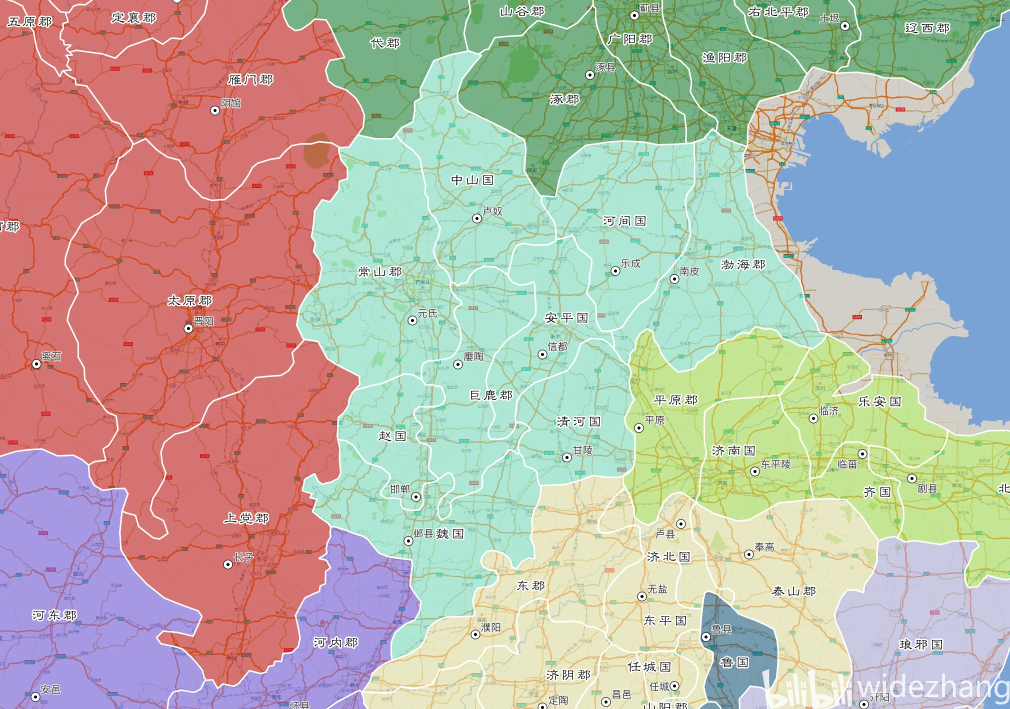
#> input picture docs/ref_imgs/冀州.png, 2020 x 1418 px (shown at 1/2 size)
$ python step1_erase_text_jizhou_v7b.py   (older library calls are emulated)
#> lines starting #> are read from the running program, lines starting #| are printed output that depends on the picture; after the words box and inside, x2 and y2 are one past the last pixel; in counts of white or black regions, pixels touching at a corner belong together
#!/usr/bin/env python3
"""
v7b 白线追踪 — 距离变换带宽法解决白线断裂问题

算法流程：
1. 青色掩膜（仅用于侧判定）
2. 检测白色线条（梯度过滤排除平坦背景）
3. 侧判定：8邻域一侧青色一侧非青色 → 真边界像素
4. ★ 距离变换带宽 ★：以所有真边界像素为种子，生成D像素宽的连续带
   （自动桥接≤2D像素的缺口，不依赖连通性）
5. 取带的外轮廓 = 冀州多边形
6. 轻量坐标平滑
"""

import cv2, numpy as np, json, os, sys

def imread_safe(path):
#> called with path = '汉末十三州地图范例/冀州.png'
    return cv2.imdecode(np.fromfile(path, dtype=np.uint8), cv2.IMREAD_COLOR)
#> returned value is the input picture: shape (1418, 2020, 3); mean B, G, R 166.9, 178.3, 183.7

def imwrite_safe(path, img):
    ext = os.path.splitext(path)[1]
    result, buf = cv2.imencode(ext, img)
    if result:
        buf.tofile(path)

HERE = os.path.dirname(os.path.abspath(__file__))
SRC  = os.path.join(HERE, '汉末十三州地图范例', '冀州.png')
OUTDIR = os.path.join(HERE, 'jizhou_step1_v7b')
os.makedirs(OUTDIR, exist_ok=True)

img = imread_safe(SRC)
if img is None:
    print(f'ERROR: cannot read {SRC}'); sys.exit(1)
H, W = img.shape[:2]
print(f'Image: {W}x{H}')
#| Image: 2020x1418

b, g, r = img[:,:,0].astype(int), img[:,:,1].astype(int), img[:,:,2].astype(int)

# ============================================================
# Phase 1: 青色掩膜（侧判定参考）
# ============================================================
cyan_raw = (g > r + 35) & (g > b + 10) & (g >= 175) & (g <= 245)
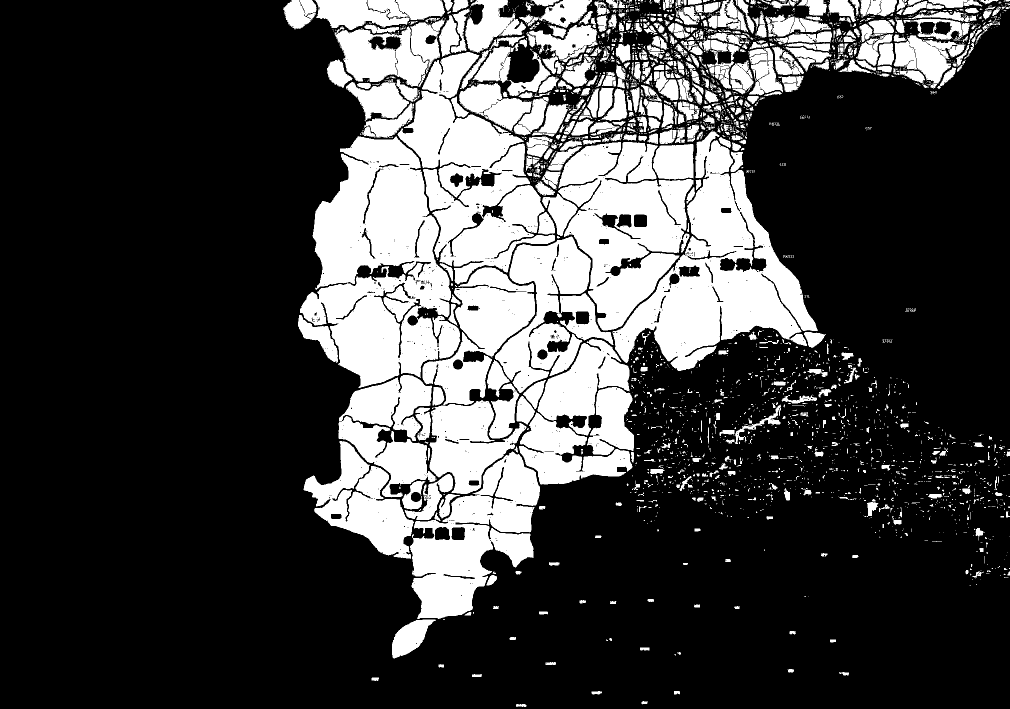
#> cyan_raw: shape (1418, 2020) bool (shown at 1/2 size); 26.2% white; 2938 white regions (2243 under 20 px), largest, box (x1, y1, x2, y2) and area: (600, 272, 921, 776) 96101, (1225, 263, 1636, 742) 75223, (795, 104, 1110, 569) 63282
cyan_mask = (cyan_raw &
             ~((r > g + 15) & (r > b) & (r > 100)) |           # 并州
              ((np.abs(r-g) < 30) & (g > b + 10) & (g >= 200)) | # 司隶
              ((r < g - 20) & (b < g) & (g > 120) & (r < 150))| # 幽州
              ((g > r + 10) & (g > b) & (b < 180))               # 青州
            ).astype(np.uint8) * 255
#> cyan_mask: shape (1418, 2020); 46.9% white; 1058 white regions (895 under 20 px), largest, box (x1, y1, x2, y2) and area: (566, 0, 2020, 1418) 1140801, (596, 272, 921, 776) 105517, (676, 534, 1070, 1037) 81164
# Fix logic: cyan_raw AND NOT (any neighbor)
bingzhou  = (r > g + 15) & (r > b) & (r > 100)
#> bingzhou: shape (1418, 2020) bool; 27.2% white; 825 white regions (649 under 20 px), largest, box (x1, y1, x2, y2) and area: (131, 279, 694, 1077) 237299, (241, 680, 718, 1375) 180451, (0, 0, 265, 928) 148714
sili      = (np.abs(r - g) < 30) & (g > b + 10) & (g >= 200)
#> sili: shape (1418, 2020) bool; 11.8% white; 3947 white regions (3690 under 20 px), largest, box (x1, y1, x2, y2) and area: (725, 652, 2020, 1418) 305367, (1828, 947, 1904, 993) 938, (1892, 985, 1992, 1067) 937
youzhou   = (r < g - 20) & (b < g) & (g > 120) & (r < 150)
#> youzhou: shape (1418, 2020) bool; 10.4% white; 2329 white regions (1977 under 20 px), largest, box (x1, y1, x2, y2) and area: (917, 21, 1371, 392) 78724, (566, 0, 939, 276) 54185, (1326, 0, 1611, 290) 41915
qingzhou  = (g > r + 10) & (g > b) & (b < 180)
#> qingzhou: shape (1418, 2020) bool; 19.3% white; 1782 white regions (1505 under 20 px), largest, box (x1, y1, x2, y2) and area: (916, 20, 1371, 392) 80205, (566, 0, 940, 276) 54583, (1247, 655, 1614, 994) 44629
cyan_mask = (cyan_raw & ~(bingzhou|sili|youzhou|qingzhou)).astype(np.uint8)*255
#> cyan_mask: shape (1418, 2020); 17.2% white; 1057 white regions (805 under 20 px), largest, box (x1, y1, x2, y2) and area: (1225, 340, 1604, 725) 47200, (625, 317, 763, 573) 18654, (730, 331, 859, 532) 17724
print(f'Cyan mask: {(cyan_mask>0).sum():,} px')
#| Cyan mask: 492,445 px

# ============================================================
# Phase 2: 白色线检测（梯度过滤）
# ============================================================
lo_w = (r > 210) & (g > 210) & (b > 210)
#> lo_w: shape (1418, 2020) bool; 4.6% white; 661 white regions (392 under 20 px), largest, box (x1, y1, x2, y2) and area: (0, 0, 2020, 1418) 73944, (1616, 1339, 1667, 1418) 1545, (1715, 1362, 1780, 1405) 1059
hi_w = (r > 185) & (g > 185) & (b > 185) & \
       (np.abs(r-g)<20) & (np.abs(g-b)<20) & (np.abs(r-b)<20)
#> hi_w: shape (1418, 2020) bool; 7% white; 1800 white regions (1359 under 20 px), largest, box (x1, y1, x2, y2) and area: (0, 0, 1722, 1418) 56158, (1603, 509, 1867, 662) 17986, (1781, 563, 1937, 748) 11869
white_any = lo_w | hi_w

gray = cv2.cvtColor(img, cv2.COLOR_BGR2GRAY)
gx = cv2.Sobel(gray, cv2.CV_64F, 1, 0, ksize=3)
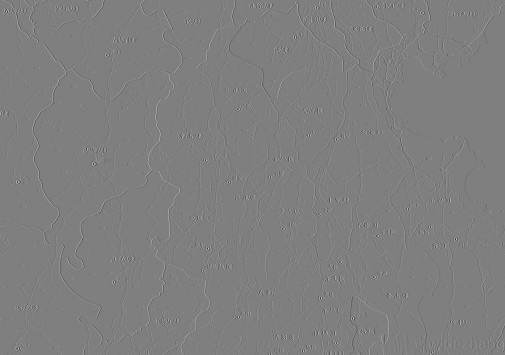
#> gx: shape (1418, 2020) float64 (shown at 1/4 size); min -1020, max 1020, mean 0.1; drawn with min black and max white
gy = cv2.Sobel(gray, cv2.CV_64F, 0, 1, ksize=3)
gmag = np.sqrt(gx**2 + gy**2)
white_line = white_any & (gmag > 12)
#> white_line: shape (1418, 2020) bool; 4.9% white in thin lines or dots
print(f'White line pixels: {white_line.sum():,}')
#| White line pixels: 141,589

# ============================================================
# Phase 3: 侧判定
# ============================================================
cy = np.pad(cyan_mask > 0, 1, mode='constant', constant_values=False)
#> cy: shape (1420, 2022) bool; 17.2% white; 1057 white regions (805 under 20 px), largest, box (x1, y1, x2, y2) and area: (1226, 341, 1605, 726) 47200, (626, 318, 764, 574) 18654, (731, 332, 860, 533) 17724
n_cyn = np.zeros((H,W), dtype=np.int32)
for dy,dx in [(-1,-1),(-1,0),(-1,1),(0,-1),(0,1),(1,-1),(1,0),(1,1)]:
    n_cyn += cy[1+dy:H+dy+1, 1+dx:W+dx+1].astype(np.int32)
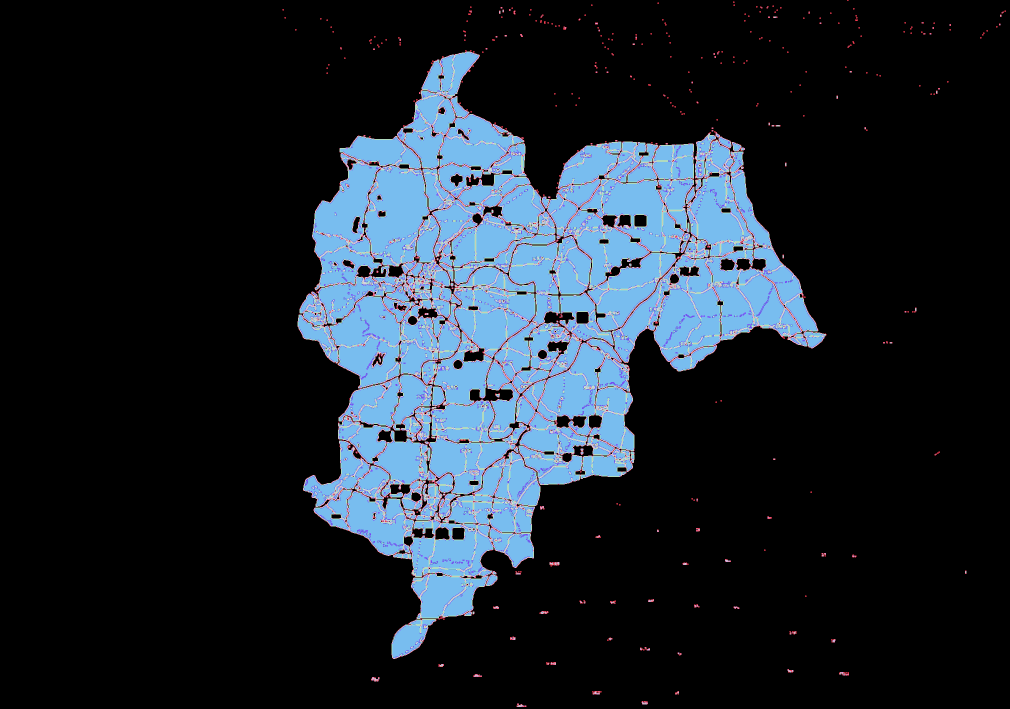
#> n_cyn: shape (1418, 2020) int32 (shown at 1/2 size); 9 distinct labels, from 0 to 8; one colour per label, 0 black

border_px = white_line & (n_cyn >= 1) & ((8-n_cyn) >= 1)
#> border_px: shape (1418, 2020) bool; 0.51% white in thin lines or dots, all inside (x1, y1, x2, y2) = (565, 0, 2012, 1409)
border_u8 = (border_px * 255).astype(np.uint8)
print(f'Border pixels (side-test): {border_px.sum():,}')
#| Border pixels (side-test): 14,495
imwrite_safe(os.path.join(OUTDIR, '00_border_px.png'), border_u8)

# ============================================================
# Phase 4: ★ 距离变换带宽法 ★
#
# 不再依赖连通性。把14k个边界碎片当作"种子点集合"，
# 计算每个像素到最近种子的距离，阈值<D的像素组成一条
# 连续的"带宽"。即使种子之间有≤2D的大缺口也会被桥接。
# ============================================================

# 距离变换：每个像素到最近边界像素的欧氏距离
dist = cv2.distanceTransform(border_u8, cv2.DIST_L2, 5)

# 带宽参数 D=18：桥接≤36px的缺口（足够覆盖文字标签宽度）
D = 18
band = (dist < D).astype(np.uint8) * 255
#> band: shape (1418, 2020); every value is 255

imwrite_safe(os.path.join(OUTDIR, '01_distance_band.png'), band)
print(f'Distance band (D={D}): {(band>0).sum():,} px')
#| Distance band (D=18): 2,864,360 px

# 形态学闭运算填平微小残留孔洞
kc = cv2.getStructuringElement(cv2.MORPH_ELLIPSE, (9,9))
band_closed = cv2.morphologyEx(band, cv2.MORPH_CLOSE, kc, iterations=2)

# 取最大连通分量（应该只有一个大的外环了）
n_lbl, lbl_map, stats, _ = cv2.connectedComponentsWithStats(band_closed)
#> lbl_map: shape (1418, 2020) int32; every value is 1
#> n_lbl = 2; stats = [[-1, 2147483647, 0, 0, 0], [0, 0, 2020, 1418, 2864360]]
areas = [(stats[i,cv2.CC_STAT_AREA], i) for i in range(1,n_lbl)]
#> areas = [(2864360, 1)]
areas.sort(reverse=True)
best_label = areas[0][1]
#> best_label = 1
ring = (lbl_map == best_label).astype(np.uint8) * 255
print(f'Ring component: area={(ring>0).sum():,}, total_components={len(areas)}')
#| Ring component: area=2,864,360, total_components=1
imwrite_safe(os.path.join(OUTDIR, '02_ring.png'), ring)

# ============================================================
# Phase 5: 提取轮廓
# ============================================================
contours, _ = cv2.findContours(ring, cv2.RETR_EXTERNAL, cv2.CHAIN_APPROX_NONE)
#> contours = 1 contour; box (x1, y1, x2, y2) and area: (0, 0, 2020, 1418) 2860923
outer = max(contours, key=cv2.contourArea)
#> outer = contour of 6872 points, box (x1, y1, x2, y2) (0, 0, 2020, 1418), area 2860923
print(f'Raw contour vertices: {len(outer)}')
#| Raw contour vertices: 6872

eps = 0.0025 * cv2.arcLength(outer, True)
#> eps = 17.18
simple = cv2.approxPolyDP(outer, eps, True)
#> simple = [[0, 0], [0, 1417], [2019, 1417], [2019, 0]]
pts_raw = simple.reshape(-1,2).copy().astype(float)
#> pts_raw = [[0, 0], [0, 1417], [2019, 1417], [2019, 0]]
print(f'Simplified: {len(pts_raw)} vertices')
#| Simplified: 4 vertices

# 高斯平滑坐标
from scipy.ndimage import gaussian_filter1d
pts_s = np.zeros_like(pts_raw)
pts_s[:,0] = gaussian_filter1d(pts_raw[:,0], sigma=3)
pts_s[:,1] = gaussian_filter1d(pts_raw[:,1], sigma=3)
pts_list = np.round(pts_s).astype(int).tolist()

# ============================================================
# Phase 6: 填充 + 微裁剪
# ============================================================
final_mask = np.zeros((H,W), dtype=np.uint8)
cv2.fillPoly(final_mask, [np.array(pts_list)], 255)
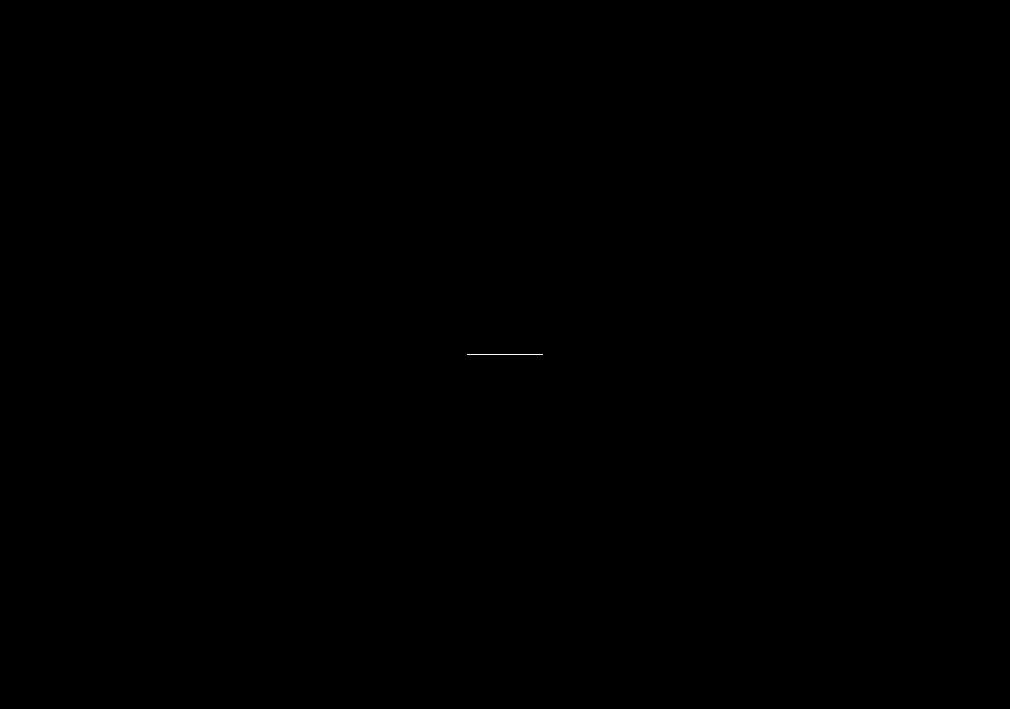
#> final_mask: shape (1418, 2020) (shown at 1/2 size); 0.01% white in thin lines or dots, all inside (x1, y1, x2, y2) = (934, 708, 1086, 710)

# 只裁剪明显超出青色区域的孤立小突起（<1000px的独立连通块 outlier）
outlier = (final_mask>0)&(cyan_mask==0)
out_n = outlier.sum()
#> out_n = 93
final_mask[outlier] = 0

# 如果裁剪后产生新洞，重新提取轮廓
c2, _ = cv2.findContours(final_mask, cv2.RETR_EXTERNAL, cv2.CHAIN_APPROX_SIMPLE)
if c2:
    o2 = max(c2, key=cv2.contourArea)
    e2 = 0.002 * cv2.arcLength(o2, True)
    fc = cv2.approxPolyDP(o2, e2, True)
    pts_final = fc.reshape(-1,2).tolist()
else:
    pts_final = pts_list

final_area = (final_mask>0).sum()
print(f'Final: {len(pts_final)} vertices, {final_area:,} px (clipped {out_n:,} outliers)')
#| Final: 4 vertices, 166 px (clipped 93 outliers)

# ============================================================
# 保存
# ============================================================
with open(os.path.join(OUTDIR,'boundary_points.json'),'w') as f:
    json.dump({'points':pts_final,'count':len(pts_final)}, f, ensure_ascii=False, indent=2)

# verify_overlay
ov = img.copy()
mb = final_mask>0
ov[mb] = ov[mb].astype(float)*0.35 + np.array([173,228,207],dtype=float)*0.65
#> ov: shape (1418, 2020, 3); 0.01% of pixels changed, all inside (x1, y1, x2, y2) = (972, 708, 1075, 710)
ov = ov.astype(np.uint8)
cv2.polylines(ov,[np.array(pts_final)],True,(0,0,255),2)
#> ov: shape (1418, 2020, 3); mean B, G, R 166.9, 178.3, 183.7
imwrite_safe(os.path.join(OUTDIR,'verify_overlay.png'), ov)

# boundary_overlay
bd = img.copy()
cv2.polylines(bd,[np.array(pts_final)],True,(0,0,255),2)
#> bd: shape (1418, 2020, 3); under 0.01% of pixels changed, all inside (x1, y1, x2, y2) = (1013, 707, 1047, 711)
imwrite_safe(os.path.join(OUTDIR,'boundary_overlay.png'), bd)

# mask
imwrite_safe(os.path.join(OUTDIR,'mask_clean.png'), final_mask)

# comparison
comp = np.hstack([img,
    cv2.bitwise_and(img,img,mask=final_mask),
    bd])
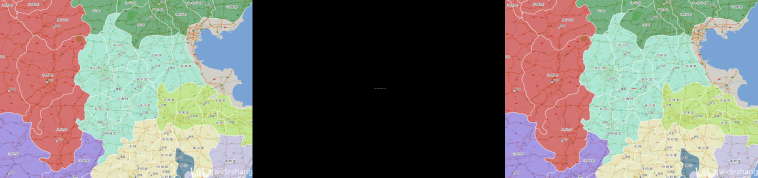
#> comp: shape (1418, 6060, 3) (shown at 1/8 size); mean B, G, R 111.2, 118.9, 122.5
imwrite_safe(os.path.join(OUTDIR,'comparison_preview.png'), comp)

# Save distance transform heatmap for debugging
dist_viz = (np.clip(dist / D * 255, 0, 255)).astype(np.uint8)
dist_color = cv2.applyColorMap(dist_viz, cv2.COLORMAP_JET)
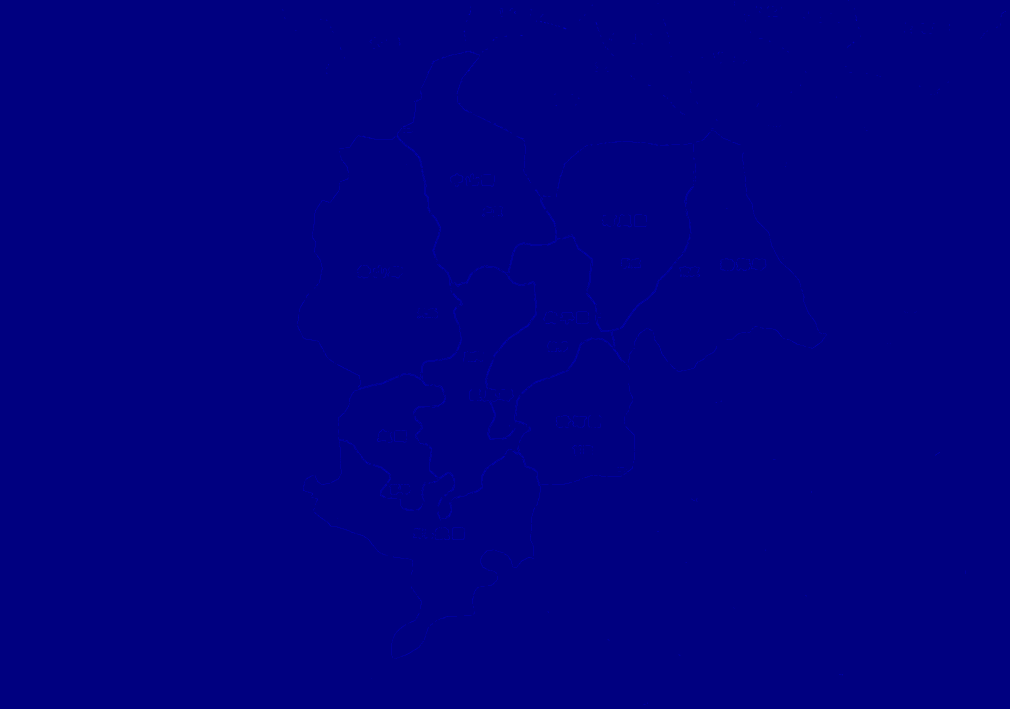
#> dist_color: shape (1418, 2020, 3) (shown at 1/2 size); mean B, G, R 128.3, 0, 0
imwrite_safe(os.path.join(OUTDIR,'00_distance_heatmap.png'), dist_color)

print(f'\nDone -> {OUTDIR}')
